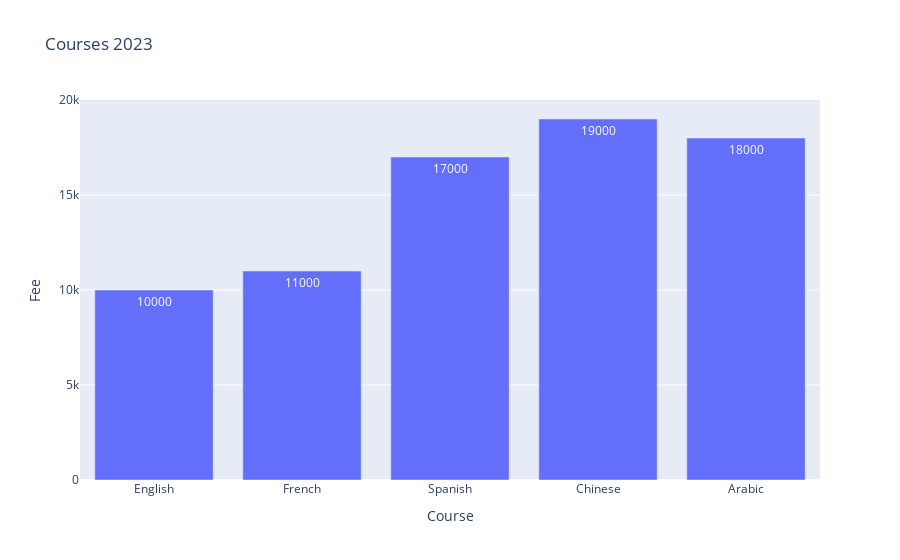

This figure's notebook cell:
### Code cell
px.bar(df, x="Course", y="Fee", text="Fee", title="Courses 2023")

### Figure 1 — Plotly figure (JSON) as saved in the notebook; plotly's stock layout.template omitted (floating-point values rounded to 4 significant figures)
{"data": [{"alignmentgroup": "True", "hovertemplate": "Course=%{x}<br>Fee=%{text}<extra></extra>", "legendgroup": "", "marker": {"color": "#636efa", "pattern": {"shape": ""}}, "name": "", "offsetgroup": "", "orientation": "v", "showlegend": false, "text": [10000, 11000, 17000, 19000, 18000], "textposition": "auto", "type": "bar", "x": ["English", "French", "Spanish", "Chinese", "Arabic"], "xaxis": "x", "y": [10000, 11000, 17000, 19000, 18000], "yaxis": "y"}], "layout": {"barmode": "relative", "legend": {"tracegroupgap": 0}, "title": {"text": "Courses 2023"}, "xaxis": {"anchor": "y", "domain": [0, 1], "title": {"text": "Course"}}, "yaxis": {"anchor": "x", "domain": [0, 1], "title": {"text": "Fee"}}}}
